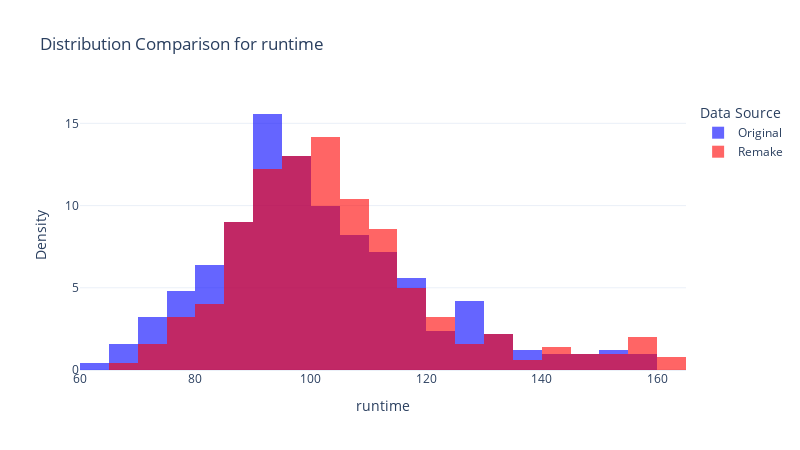
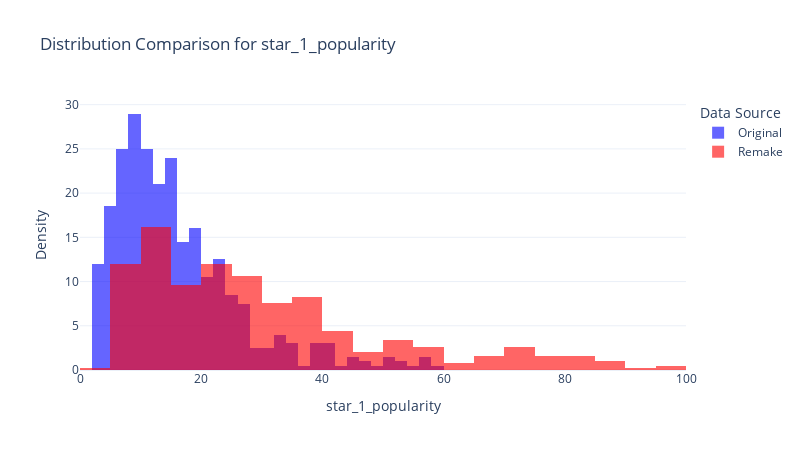
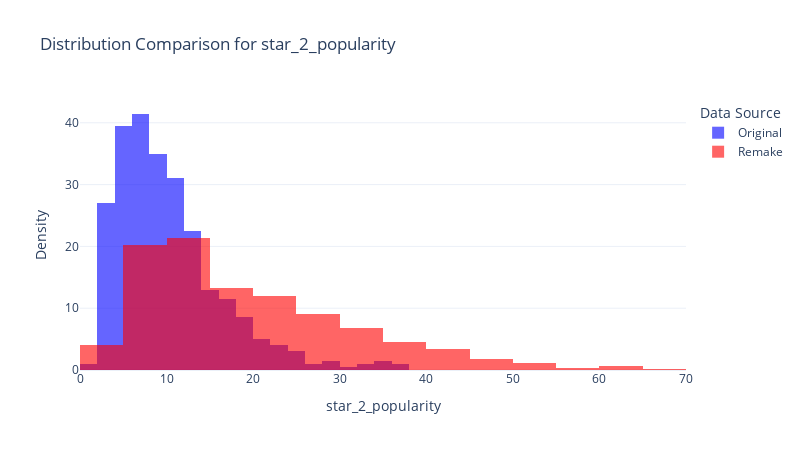
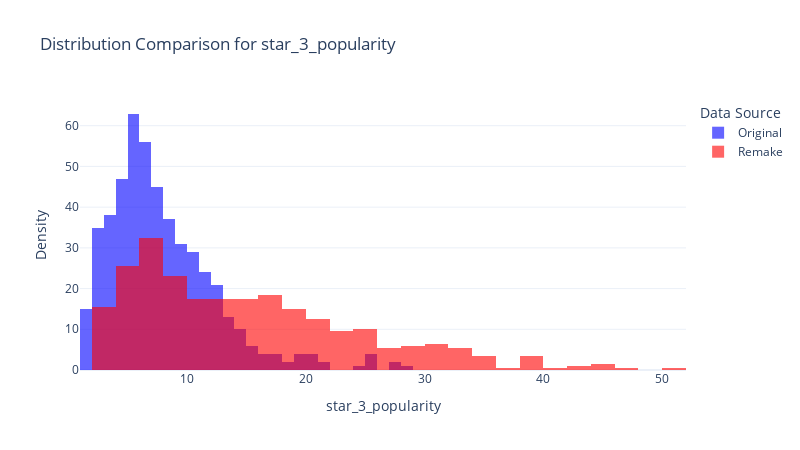

The code cell stored with these charts, in order, in its notebook:
### Markdown cell above
Below, for each feature, we plot the distirbution of the originals and the remakes to visually observe the differences. We also apply the KS test to see whether the distributions are statistically the same or different.

### Code cell
p_values = {}
columns_data = {}

for column in numerical_columns:
    original_, remakes_ = get_filtered_data(column)
    test = ks_2samp(original_, remakes_)
    p_values[column] = test.pvalue

    fig = go.Figure()

    fig.add_trace(go.Histogram(
        x=original_, 
        histnorm='density', 
        name='Original', 
        opacity=0.6,
        marker_color='blue'))

    fig.add_trace(go.Histogram(
        x=remakes_, 
        histnorm='density', 
        name='Remake', 
        opacity=0.6,
        marker_color='red'))
    
    fig.update_layout(
        title_text=f'Distribution Comparison for {column}',
        xaxis_title=column,
        yaxis_title='Density',
        barmode='overlay',
        legend_title_text='Data Source',
        template="plotly_white",
        autosize=True,  
        height=450,     
        width=800,      
    )

    fig.write_html(f"DataStory/Distributions/{column}_distribution.html")

    fig.show()

print("p-values for KS test: \n", p_values)

### Figure 1 — Plotly figure (JSON) as saved in the notebook; plotly's stock layout.template omitted (floating-point values rounded to 4 significant figures; data arrays with more than 128 entries replaced by an {"elided": "..."} marker saying what was removed)
{"data": [{"histnorm": "density", "marker": {"color": "blue"}, "name": "Original", "opacity": 0.6, "type": "histogram", "x": {"elided": "496 float values"}}, {"histnorm": "density", "marker": {"color": "red"}, "name": "Remake", "opacity": 0.6, "type": "histogram", "x": {"elided": "477 float values"}}], "layout": {"autosize": true, "barmode": "overlay", "height": 450, "legend": {"title": {"text": "Data Source"}}, "title": {"text": "Distribution Comparison for runtime"}, "width": 800, "xaxis": {"title": {"text": "runtime"}}, "yaxis": {"title": {"text": "Density"}}}}

### Figure 2 — Plotly figure (JSON) as saved in the notebook; plotly's stock layout.template omitted (floating-point values rounded to 4 significant figures; data arrays with more than 128 entries replaced by an {"elided": "..."} marker saying what was removed)
{"data": [{"histnorm": "density", "marker": {"color": "blue"}, "name": "Original", "opacity": 0.6, "type": "histogram", "x": {"elided": "502 float values"}}, {"histnorm": "density", "marker": {"color": "red"}, "name": "Remake", "opacity": 0.6, "type": "histogram", "x": {"elided": "493 float values"}}], "layout": {"autosize": true, "barmode": "overlay", "height": 450, "legend": {"title": {"text": "Data Source"}}, "title": {"text": "Distribution Comparison for star_1_popularity"}, "width": 800, "xaxis": {"title": {"text": "star_1_popularity"}}, "yaxis": {"title": {"text": "Density"}}}}

### Figure 3 — Plotly figure (JSON) as saved in the notebook; plotly's stock layout.template omitted (floating-point values rounded to 4 significant figures; data arrays with more than 128 entries replaced by an {"elided": "..."} marker saying what was removed)
{"data": [{"histnorm": "density", "marker": {"color": "blue"}, "name": "Original", "opacity": 0.6, "type": "histogram", "x": {"elided": "498 float values"}}, {"histnorm": "density", "marker": {"color": "red"}, "name": "Remake", "opacity": 0.6, "type": "histogram", "x": {"elided": "494 float values"}}], "layout": {"autosize": true, "barmode": "overlay", "height": 450, "legend": {"title": {"text": "Data Source"}}, "title": {"text": "Distribution Comparison for star_2_popularity"}, "width": 800, "xaxis": {"title": {"text": "star_2_popularity"}}, "yaxis": {"title": {"text": "Density"}}}}

### Figure 4 — Plotly figure (JSON) as saved in the notebook; plotly's stock layout.template omitted (floating-point values rounded to 4 significant figures; data arrays with more than 128 entries replaced by an {"elided": "..."} marker saying what was removed)
{"data": [{"histnorm": "density", "marker": {"color": "blue"}, "name": "Original", "opacity": 0.6, "type": "histogram", "x": {"elided": "498 float values"}}, {"histnorm": "density", "marker": {"color": "red"}, "name": "Remake", "opacity": 0.6, "type": "histogram", "x": {"elided": "499 float values"}}], "layout": {"autosize": true, "barmode": "overlay", "height": 450, "legend": {"title": {"text": "Data Source"}}, "title": {"text": "Distribution Comparison for star_3_popularity"}, "width": 800, "xaxis": {"title": {"text": "star_3_popularity"}}, "yaxis": {"title": {"text": "Density"}}}}
